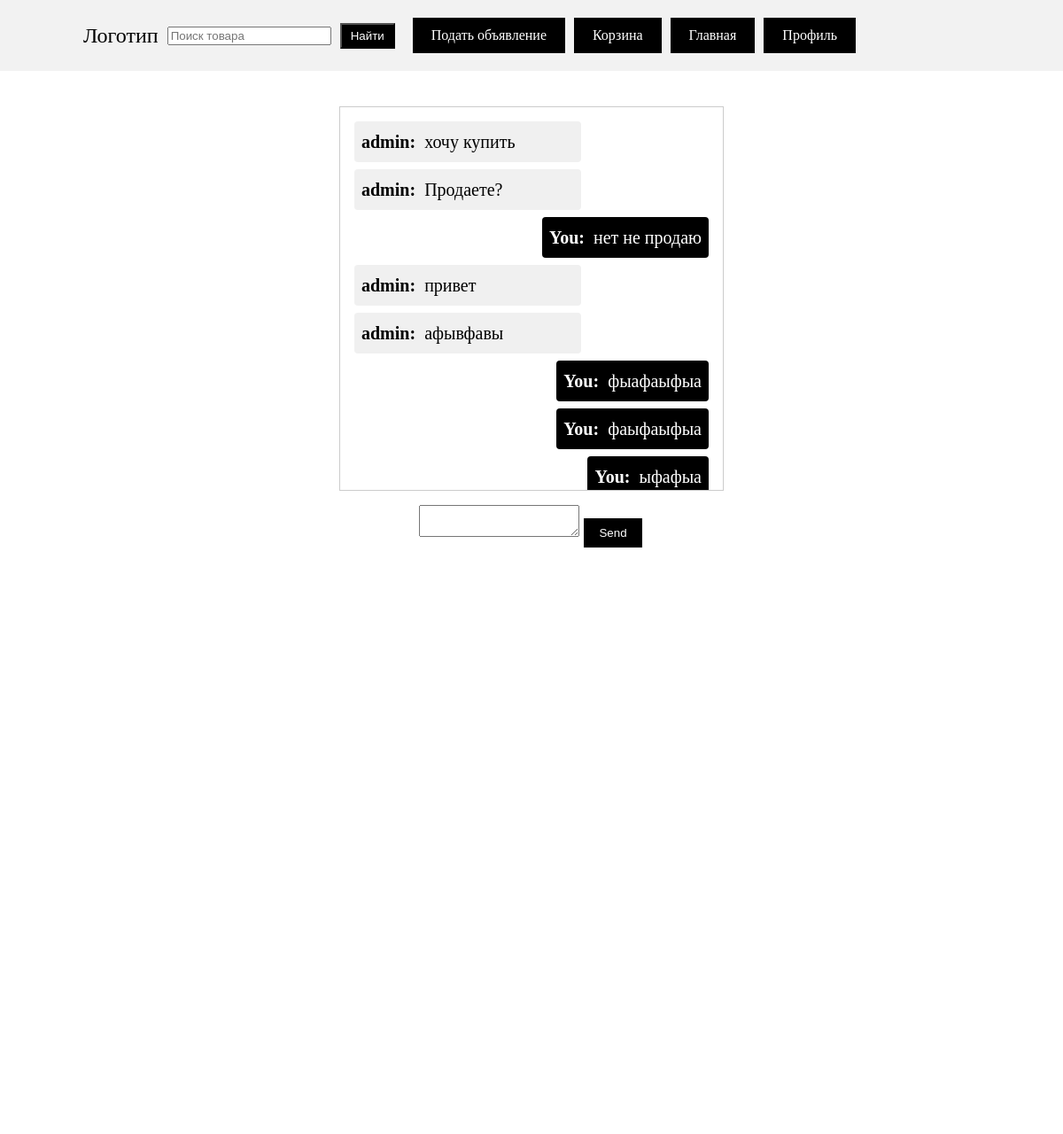
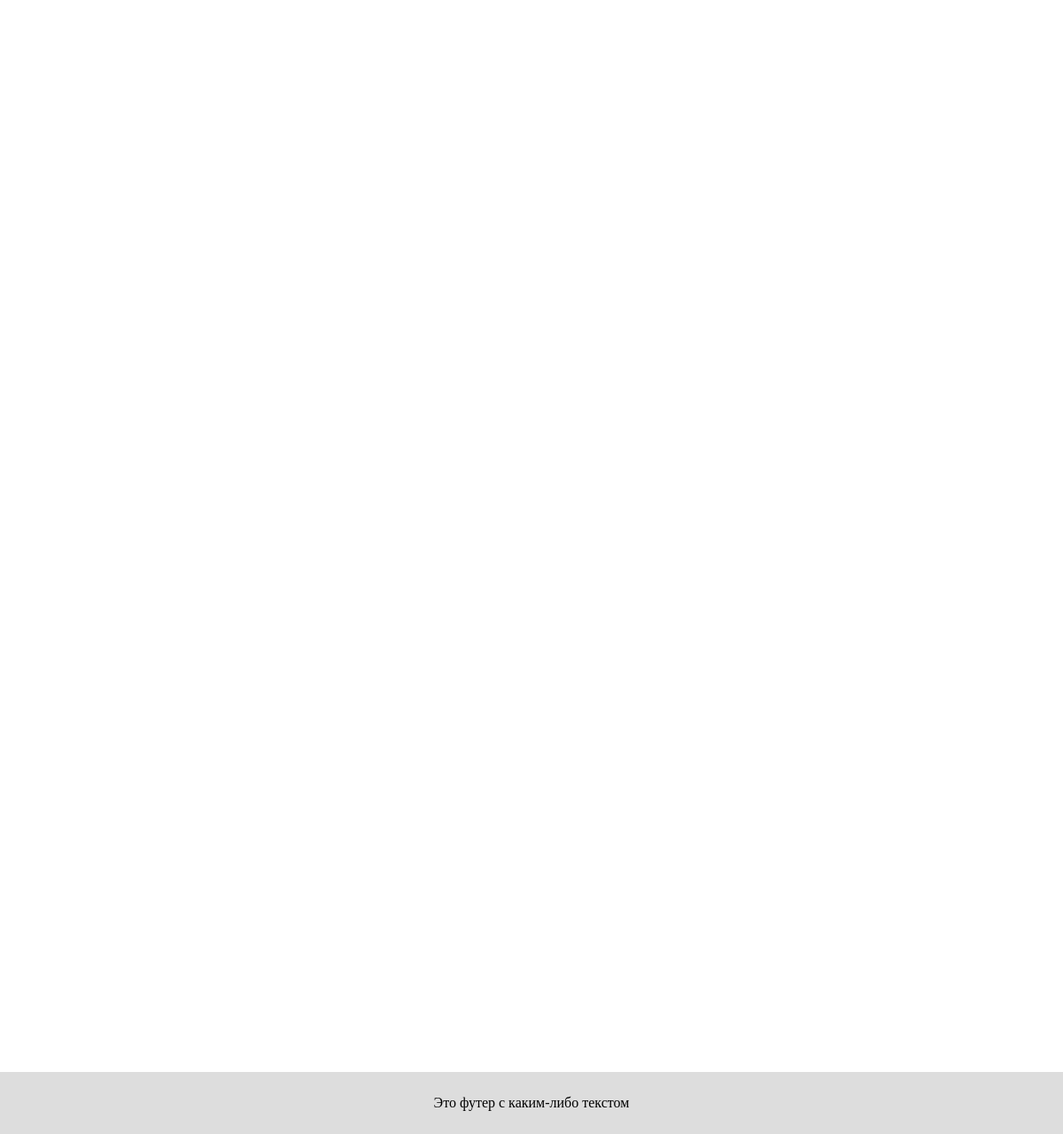
Screenshot of /compose/1/ (signed in) with the database file from the repository (2 pictures, top to bottom).
### main/models.py (models this page shows, shortened)
class Message(models.Model):
    sender = models.ForeignKey(User, on_delete=models.CASCADE, related_name='sent_messages')
    recipient = models.ForeignKey(User, on_delete=models.CASCADE, related_name='received_messages')
    content = models.TextField()
    created_at = models.DateTimeField(auto_now_add=True)
    is_read = models.BooleanField(default=False)

### main/views.py (the view)
# urls.py: path('compose/<int:user_id>/', views.compose_message, name='compose_message'),
def compose_message(request, user_id):
    recipient = get_object_or_404(User, id=user_id)
    if request.method == 'POST':
        form = MessageForm(request.POST)
        if form.is_valid():
            message = form.save(commit=False)
            message.sender = request.user
            message.recipient = recipient
            message.save()
            form = MessageForm()
            return redirect('compose_message', user_id=user_id)
    else:
        form = MessageForm()
    messages = Message.objects.filter(
        sender__in=[request.user, recipient],
        recipient__in=[request.user, recipient]
    ).order_by('created_at')
    return render(request, 'main/compose.html', {'form': form, 'messages': messages, 'recipient': recipient})

### main/forms.py
class MessageForm(forms.ModelForm):
    class Meta:
        model = Message
        fields = ['content']

### main/templates/main/compose.html (shortened to what this page needs)
{% extends "main/index.html" %}
{% block content %}
 <div class="container">
  <div class="message-container">
    {% for message in messages %}
    <div class="message {% if message.sender == request.user %}sender{% endif %}">
      <strong>{% if message.sender == request.user %}You{% else %}{{ message.sender.username }}{% endif %}:</strong>&nbsp; {{ message.content }}
    </div>
    {% endfor %}
  </div>
  <form class="form1" method="post">
    <textarea class="textarea1" name="content"></textarea>
    <button class="button1" type="submit">Send</button>
  </form>
</div>
{% endblock %}

### main/static/main/css/style.css (style rules this page uses)
html, body { margin: 0; padding: 0; }
body { margin: 0; padding: 0; height: 100vh; display: flex; flex-direction: column; }
button[type="submit"], .details-button, .delete-button, .buy-button { background-color: black; color: white; border: none; padding: 8px 16px; margin-right: 2px; cursor: pointer; border: 1px solid black; }
.container { display: flex; flex-direction: column; align-items: center; }
.message-container { display: flex; flex-direction: column; padding: 1rem; width: 400px; height: 400px; overflow: auto; border: 1px solid #ccc; margin-bottom: 1rem; }
.message { display: flex; max-width: 60%; align-items: center; margin-bottom: 0.5rem; background-color: #f0f0f0; border-radius: 4px; padding: 0.5rem; }
.message.sender { justify-self: end; background-color: black; color: white; margin-left: auto; }

### rows the page displays
Message: sender.username "admin", content "хочу купить"
Message: sender.username "admin", content "Продаете?"
Message: shows "You", content "нет не продаю"
Message: sender.username "admin", content "привет"
Message: sender.username "admin", content "афывфавы"
Message: shows "You", content "фыафаыфыа"
Message: shows "You", content "фаыфаыфыа"
Message: shows "You", content "ыфафыа"
